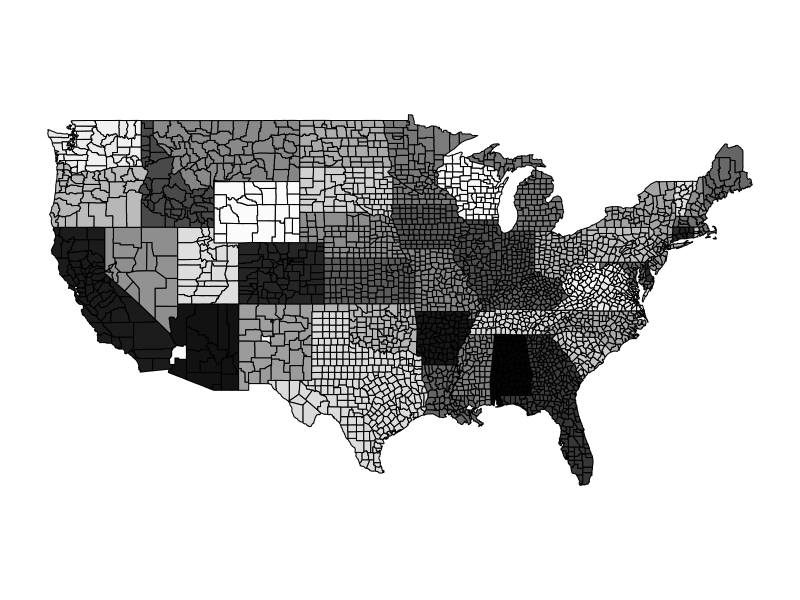

Write R code to recreate this figure. (Note: this script raises an error after producing the figure.)
## ---- chunk 1
knitr::opts_chunk$set(echo = TRUE)
## ---- chunk 2
library(dplyr)
library(maps)
data("county.fips")
df_pop_county <- data.frame(region=county.fips$fips)
df_pop_county$value <- county.fips$fips
y <- df_pop_county$value
df_pop_county$color <- gray(y / max(y))

counties <- county.fips %>% 
  left_join(df_pop_county, by = c('fips' = 'region'))
map("county", fill = TRUE, col = counties$color)
## ---- chunk 3
# rpp[9:nrow(rpp),1:15]
county.fips.rpp <- rpp[9:nrow(rpp),1:15]
df_pop_county.rpp <- data.frame(region=county.fips.rpp$GeoFips)
df_pop_county.rpp$value <- county.fips.rpp$`2019`
map("county", fill = TRUE, col = df_pop_county.rpp$value)
## ---- chunk 4
library(plotrix)
df_pop_county.rpp$col <- color.scale(df_pop_county.rpp$value)
map("county", fill = TRUE, col = df_pop_county.rpp$col)
## ---- chunk 5
df_pop_county.rpp$col <- color.scale(df_pop_county.rpp$value, alpha = 0.5, color.spec = "hsv")
map("county", fill = TRUE, col = df_pop_county.rpp$col)
## ---- chunk 6
library(ggplot2)
df_pop_county.rpp$scale[1:1541,] <- scale_fill_gradient(df_pop_county.rpp$value)
map("county", fill = TRUE, col = df_pop_county.rpp$col)
df_pop_county.rpp$vec <- scale(df_pop_county.rpp$value, center = F, scale = T)
df.vec <- df_pop_county.rpp$vec
df_pop_county.rpp %>%
  ggplot(aes(df_pop_county.rpp$value)) + geom_point() +
  scale_color_gradient(value, low = "blue", high = "orange")
df_pop_county.rpp %>%
  ggplot(aes(region, value)) +
  geom_point(aes(color = col)) + 
  theme(legend.position = "none",
        axis.text.x = element_blank(), 
        axis.title.x = element_blank()) 
## ---- chunk 7
df_pop_county.rpp %>%
  ggplot(aes(region, value)) +
  geom_point(aes(color = col)) + 
  theme(legend.position = "none",
        axis.text.x = element_blank(), 
        axis.title.x = element_blank()) + 
  geom_text(label = rownames(df_pop_county.rpp))
## ---- chunk 8
# Requires tidy mipd data
library(plotrix)
library(maps)
data("county.fips")
df_pop_county <- data.frame(region=county.fips$fips)
df_pop_county$value <- county.fips$fips
y <- df_pop_county$value
df_pop_county$color <- gray(y / max(y))

counties <- county.fips %>% 
  left_join(df_pop_county, by = c('fips' = 'region'))
map("county", fill = TRUE, col = counties$color)

# Visualize as histogram
mipd <- mipd[-1,]
map("county", fill = TRUE, col = )
color.scale(sel)
sel <- mipd %>% 
  filter(key == 2009) 
sel$value <- as.numeric(sel$value)
sel$col <- color.scale(sel$value)
map("county", fill = T, col = sel$col)
# Visuals
theme_set(theme_bw())
ggplot(sel, aes(value)) + 
  geom_histogram(aes(fill=col)) + 
  theme(legend.position = "none")
ggplot(sel, aes(GeoName)) + 
  geom_point(aes(y = value, fill=col)) + 
  theme(legend.position = "none", 
        axis.text.y = element_blank()) + 
  coord_flip()
ggplot(sel, aes(value)) + geom_boxplot() + geom_an
